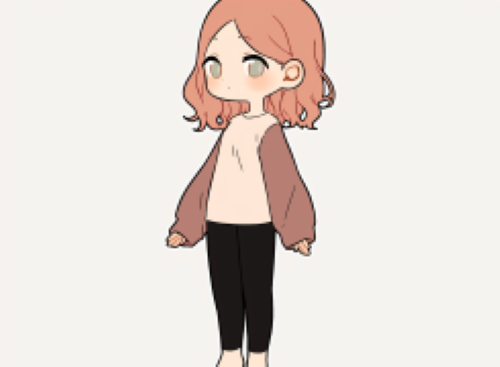
#> input picture Huang/girl_original.png, 500 x 367 px
$ jupyter execute '自動上色(臉部).ipynb'
#> lines starting #> are read from the running program, lines starting #| are printed output that depends on the picture; after the words box and inside, x2 and y2 are one past the last pixel; in counts of white or black regions, pixels touching at a corner belong together
#> further down, original_color is the input picture: shape (367, 500, 3); mean B, G, R 215.3, 221.1, 230
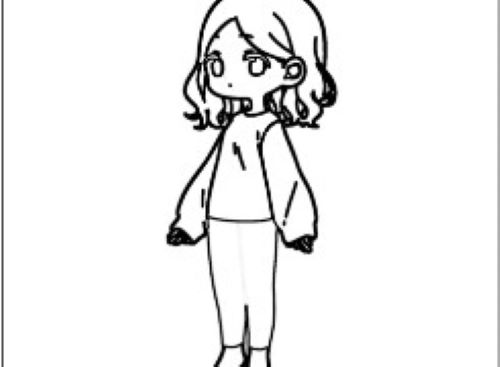
#> input picture Huang/girl_sketch.jpg, 500 x 367 px
#> further down, sketch is the input picture: shape (367, 500, 3); min 0, max 255, mean 239.8
[cell 1]
import cv2 as cv
import numpy as np
import os

# 取色後RGB值的字典
color_dictionary = {}

# 上色函數
def fill_color_demo(sketch, color_dictionary):
    copyIma = sketch.copy()
    h, w = sketch.shape[:2]
    mask = np.zeros([h+2, w+2], np.uint8)
    for position, rgb in color_dictionary.items():
        x, y = position
        r, g, b = rgb
        cv.floodFill(copyIma, mask, (x, y), (int(b), int(g), int(r)), (100, 100, 100), (100,100,100), cv.FLOODFILL_FIXED_RANGE)
    cv.imshow("Filled Sketch", copyIma)
    cv.waitKey(0)

def convert_to_jpg(image_path):
    # 讀取圖片
    img = cv.imread(image_path)
    # 取得圖片名稱和擴展名
    image_name, ext = os.path.splitext(image_path)
    # 如果不是JPG格式，則進行轉換
    if ext.lower() != '.jpg':
        jpg_path = image_name + '.jpg'
        cv.imwrite(jpg_path, img)
        return jpg_path
    else:
        return image_path

def face_detect(image_path, cascade_path, sketch, original_color):
    # 將圖片轉換為JPG格式
#> called with image_path = './girl_sketch.jpg', cascade_path = './lbpcascade_animeface.xml'
    img_path = convert_to_jpg(image_path)
    # 讀取彩色圖片
    img = cv.imread(img_path)
    # 進行臉部偵測的處理
    # 1. 轉換成灰度圖像（用於臉部偵測）
    img_gray = cv.cvtColor(img, cv.COLOR_BGR2GRAY)
    # 2. 進行直方圖均衡化
    img_gray = cv.equalizeHist(img_gray)
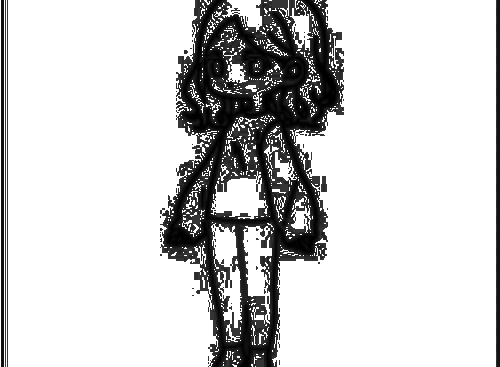
#> img_gray: shape (367, 500); min 0, max 255, mean 207.3
    # 載入臉部偵測器模型
    face_cascade = cv.CascadeClassifier(cascade_path)
    # 進行臉部偵測
    faces = face_cascade.detectMultiScale(img_gray)
#> faces = [[190, 22, 94, 94]]
    # 在原始彩色圖像上畫出臉部矩形框
    for (x, y, w, h) in faces:
        # 畫出矩形框
        img = cv.rectangle(img, (x, y), (x+w, y+h), (255, 0, 255), 5)
        # 計算矩形框的重心座標
        centroid_x = x + w // 2
        centroid_y = y + h // 2
        # 將重心座標標註在圖像上
        cv.circle(img, (centroid_x, centroid_y), 5, (0, 255, 0), -1)
        # 標註文字
        cv.putText(img, f'({centroid_x}, {centroid_y})', (centroid_x + 10, centroid_y - 10), cv.FONT_HERSHEY_SIMPLEX, 0.5, (0, 255, 0), 2)

        # 獲取原始彩色圖像中對應位置的顏色
        b, g, r = original_color[centroid_y, centroid_x]
        # 將顏色添加到顏色字典中
        color_dictionary[(centroid_x, centroid_y)] = (r, g, b)
#> this loop made 1 pass
#> (x, y, w, h, centroid_x, centroid_y, b, g) on pass 1: (190, 22, 94, 94, 237, 69, 213, 232)
#> pass 1, in face_detect, `img = cv.rectangle(img, (x, y), (x+w, y+h), (255, 0, 255), 5)`:
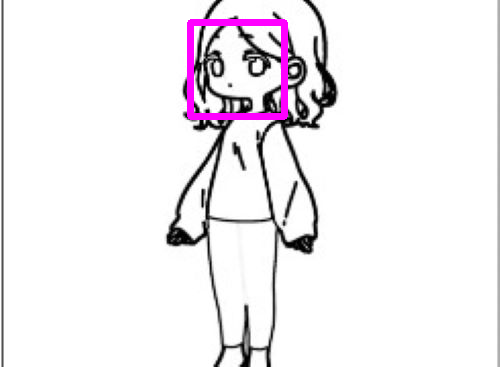
#> img: shape (367, 500, 3); 1.42% of pixels changed, all inside (x1, y1, x2, y2) = (187, 19, 288, 120)
#> after the loop:
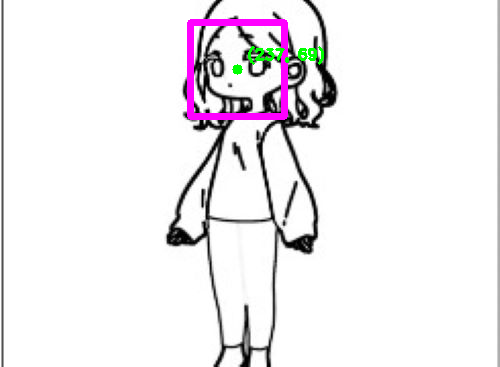
#> img: shape (367, 500, 3); 0.33% of pixels changed, all inside (x1, y1, x2, y2) = (232, 46, 324, 75)
#> after the loop, color_dictionary = {(237, 69): (254, 232, 213)}

    # 在原始彩色圖像上畫出臉部矩形框和座標
    for (x, y, w, h) in faces:
        # 畫出矩形框
        original_color = cv.rectangle(original_color, (x, y), (x+w, y+h), (255, 0, 255), 5)
        # 計算矩形框的重心座標
        centroid_x = x + w // 2
        centroid_y = y + h // 2
        # 將重心座標標註在圖像上
        cv.circle(original_color, (centroid_x, centroid_y), 5, (0, 255, 0), -1)
        # 標註文字
        cv.putText(original_color, f'({centroid_x}, {centroid_y})', (centroid_x + 10, centroid_y - 10), cv.FONT_HERSHEY_SIMPLEX, 0.5, (0, 255, 0), 2)
#> this loop made 1 pass
#> (x, y, w, h, centroid_x, centroid_y) on pass 1: (190, 22, 94, 94, 237, 69)
#> pass 1, in face_detect, `original_color = cv.rectangle(original_color, (x, y), (x+w, y+h), (255..`:
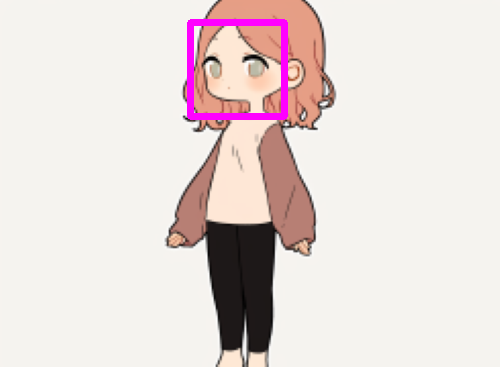
#> original_color: shape (367, 500, 3); 1.42% of pixels changed, all inside (x1, y1, x2, y2) = (187, 19, 288, 120)
#> after the loop:
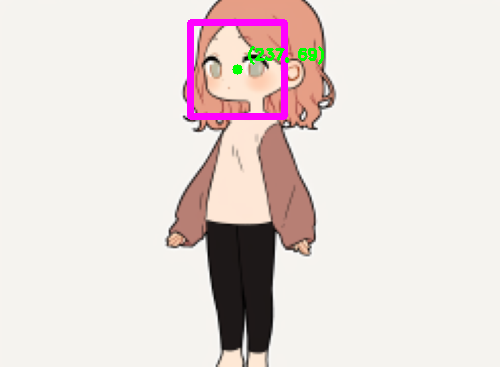
#> original_color: shape (367, 500, 3); 0.33% of pixels changed, all inside (x1, y1, x2, y2) = (232, 46, 324, 75)

    # 調用上色函數进行填充
    fill_color_demo(sketch, color_dictionary)
#> the loop in fill_color_demo, `for position, rgb in color_dictionary.items():` made 1 pass
#> (x, y, r, g, b) on pass 1: (237, 69, 254, 232, 213)
#> after the loop in fill_color_demo, `for position, rgb in color_dictionary.items():`:
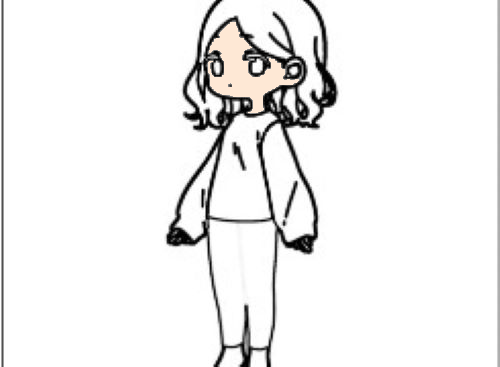
#> copyIma: shape (367, 500, 3); 1.66% of pixels changed, all inside (x1, y1, x2, y2) = (208, 22, 299, 113)

    # 顯示結果
    cv.imshow('Face detection', img)
    cv.imshow('Original Color', original_color)
    cv.waitKey(0)

if __name__ == "__main__":
    # 圖片路徑
    sketch_path = "./girl_sketch.jpg" # 圖片原始格式為PNG
    original_path = "./girl_original.png"  # 原始彩色图像路径
    cascade_path = "./lbpcascade_animeface.xml"  # 臉部偵測器模型路徑

    # 讀取原始彩色圖像
    original_color = cv.imread(original_path)

    # 讀取素描圖像
    sketch = cv.imread(sketch_path)

    # 呼叫臉部偵測函式
    face_detect(sketch_path, cascade_path, sketch, original_color)

    cv.destroyAllWindows()
